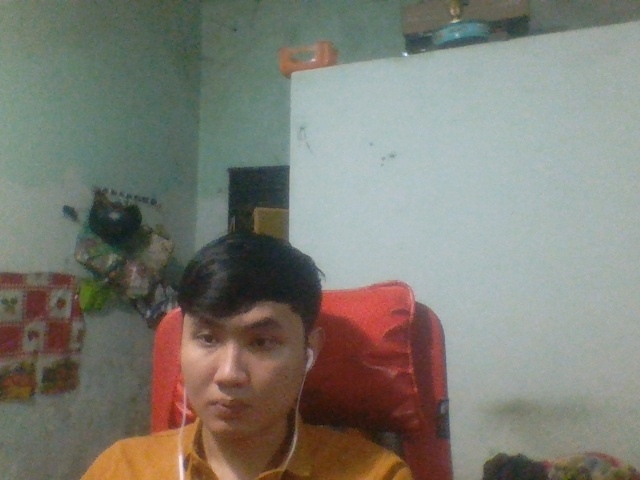
#> input picture Ai/computer_vision/opencv-python/saved_images/image.jpg, 640 x 480 px, found by its file name
$ python edge.py
#> lines starting #> are read from the running program, lines starting #| are printed output that depends on the picture
import cv2

image = cv2.imread('saved_images\image.jpg')
#> image is the input picture: shape (480, 640, 3); mean B, G, R 115.8, 125, 125.4
image = cv2.cvtColor(image, cv2.COLOR_BGR2GRAY)
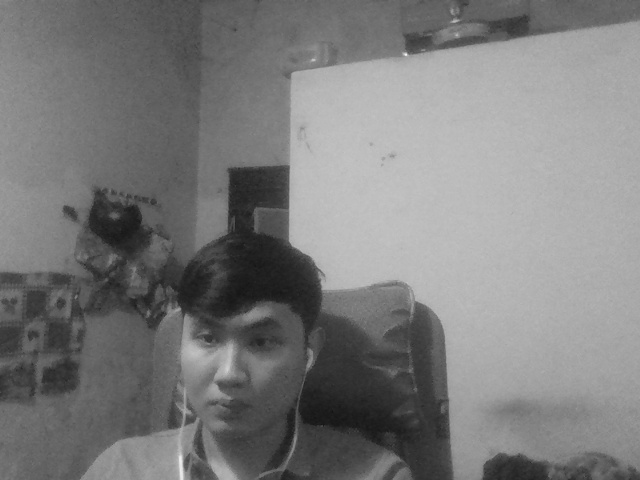
#> image: shape (480, 640); min 19, max 244, mean 124.1
cv2.imshow('color image', image)
cv2.waitKey()

edge_image = cv2.Canny(image, threshold1=70, threshold2=150)
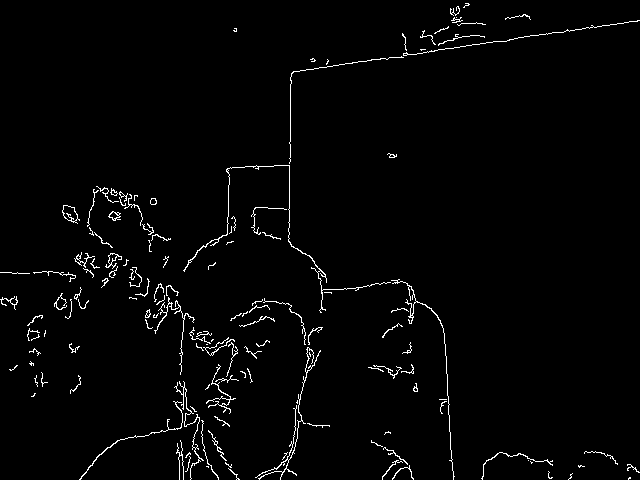
#> edge_image: shape (480, 640); 2% white in thin lines or dots
cv2.imshow('edge image', edge_image)
cv2.waitKey()

cv2.destroyAllWindows()
